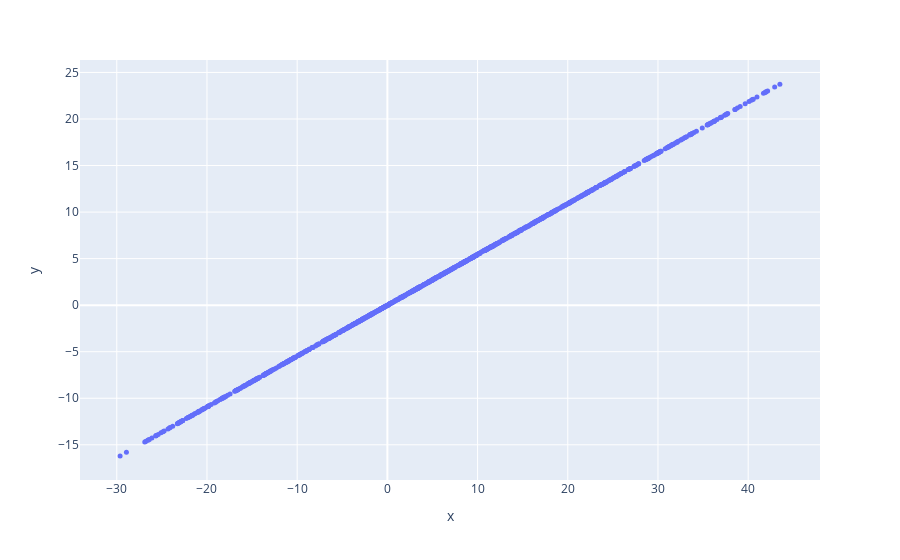

The notebook cell this image was saved under:
### Code cell
points = model.run_evaluate(0, mapper(orig_points[0]))
points = model.comps[1](points)
df = pd.DataFrame(np.array(points.detach()), columns=['x', 'y'])
fig = px.scatter(df, x='x', y='y')
fig.update_traces(marker={'size': 5})
fig.show()

### Figure 1 — Plotly figure (JSON) as saved in the notebook; plotly's stock layout.template omitted (floating-point values rounded to 4 significant figures; data arrays with more than 128 entries replaced by an {"elided": "..."} marker saying what was removed)
{"data": [{"hovertemplate": "x=%{x}<br>y=%{y}<extra></extra>", "legendgroup": "", "marker": {"color": "#636efa", "size": 5, "symbol": "circle"}, "mode": "markers", "name": "", "orientation": "v", "showlegend": false, "type": "scatter", "x": {"elided": "1000 float values"}, "xaxis": "x", "y": {"elided": "1000 float values"}, "yaxis": "y"}], "layout": {"legend": {"tracegroupgap": 0}, "margin": {"t": 60}, "xaxis": {"anchor": "y", "domain": [0, 1], "title": {"text": "x"}}, "yaxis": {"anchor": "x", "domain": [0, 1], "title": {"text": "y"}}}}
